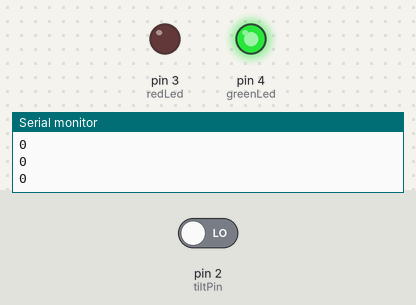
Bench run of a sketch on a simulated Arduino Uno, built with avr-gcc and run on an emulated ATmega328P. On the bench: output pins drawn as LEDs (lit = HIGH), the last lines printed to the serial monitor. The inputs (shaded band) are chosen by the test bench; at power-on: pin 2 (tiltPin) LOW.

Above: at 1.2 s.
1.3 s: pin 2 (tiltPin) driven HIGH
At 1.6 s:
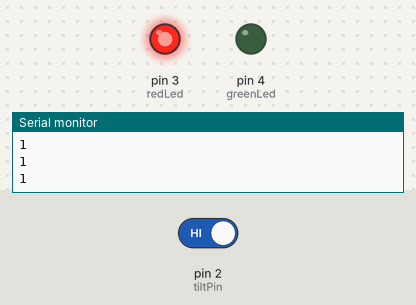
2.8 s: pin 2 (tiltPin) driven LOW
At 4.1 s:
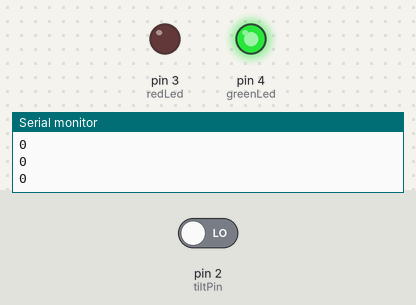
Timing chart, 0 to 5.8 s (numbered marks = the images above; inputs shaded):
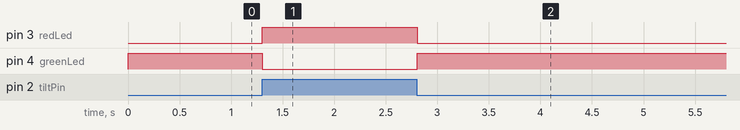

The sketch:

tiltSwitch.ino
```cpp
int tiltPin = 2;
int tiltVal;
int delayTime = 50;
int redLed = 3;
int greenLed = 4;

void setup() {
  Serial.begin(9600);
  pinMode(tiltPin, INPUT);
  pinMode(redLed, OUTPUT);
  pinMode(greenLed, OUTPUT);

}

void loop() {
  tiltVal = digitalRead(tiltPin);
  tiltLed(tiltVal);
  Serial.println(tiltVal);
  delay(delayTime);

}

void tiltLed(int tiltValue) {
  if (tiltValue == 0) {
    digitalWrite(greenLed, HIGH);
    digitalWrite(redLed, LOW);
  }
  else {
    digitalWrite(greenLed, LOW);
    digitalWrite(redLed, HIGH);
  }
}
```

Measured:
- after the input at 1.3 s, pin 3 (redLed): LOW → HIGH at once; pin 4 (greenLed): HIGH → LOW at once
- after the input at 2.8 s, pin 3 (redLed): HIGH → LOW at once; pin 4 (greenLed): LOW → HIGH at once
